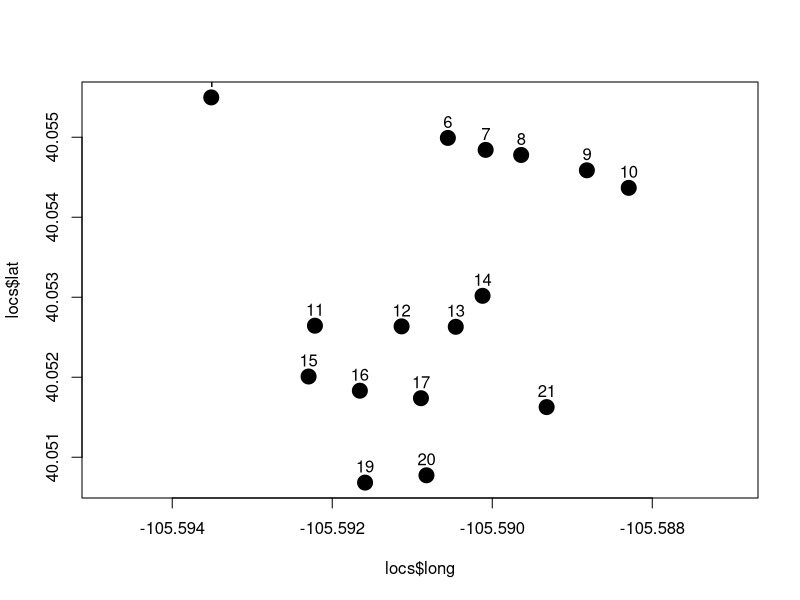
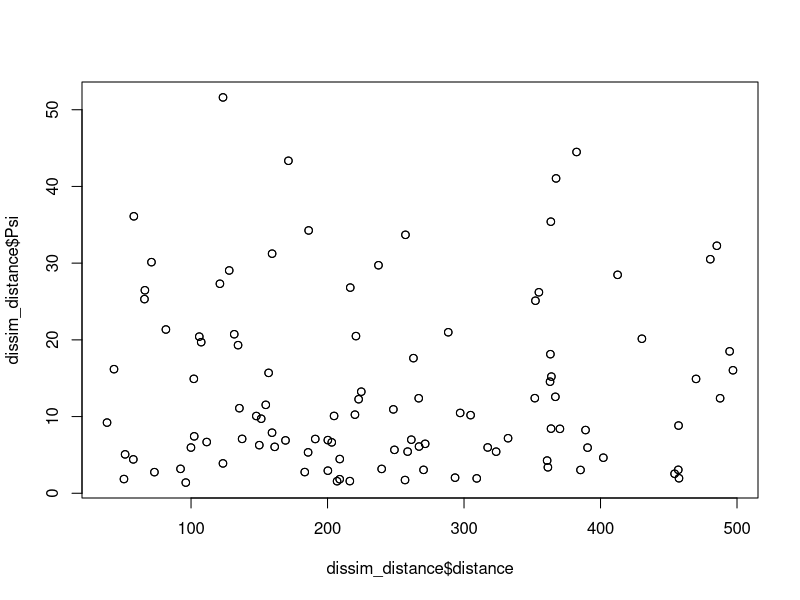
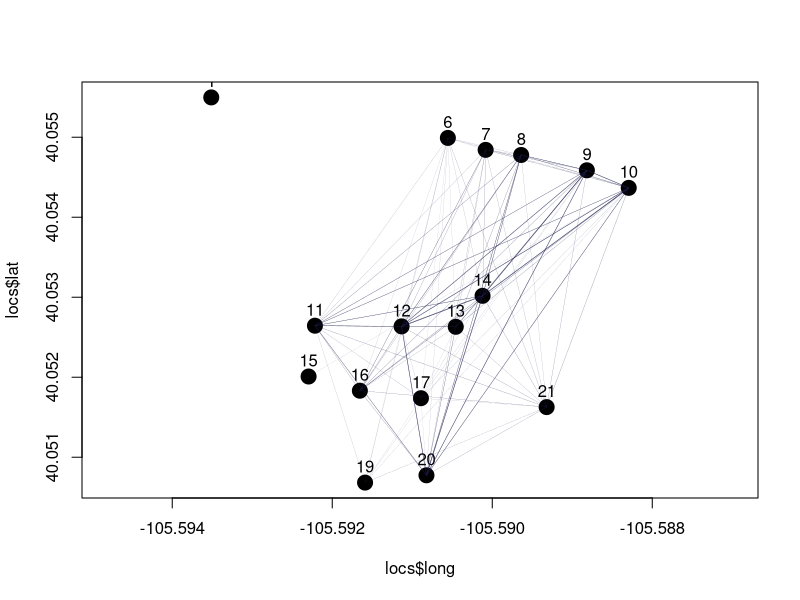

These figures' R source, in order:
## read in the geo data and the pairwise dissimilarity 
locs = read.csv("data/06.29.2020.sensorlocations.csv")
dissim = read.csv("data/06.28.20.sennetdissimilarity.csv")

## plot the sensors
plot(locs$long, locs$lat, asp = 1, pch = 19, cex = 2)
text(locs$long, locs$lat, labels = locs$sensor, pos = 3)

##  lazy distance matrix
library(geosphere)
library(reshape2)
## distane matrix
distances_m = distm(as.matrix(locs[, 2:3]), as.matrix(locs[, 2:3]), fun = distHaversine)
## rename to sensors
row.names(distances_m) = unique(locs$sensor)
colnames(distances_m) = unique(locs$sensor)
distances_m

## make a data frame
distances_melted = melt(distances_m)
colnames(distances_melted) = c("first.sensor", "second.sensor", "distance")
dissim_distance = merge(dissim, distances_melted) ## run to here if you want this data. might be useful. 
#write.csv(dissim_distance, "data/06.29.20.sensordissimilarity_wdistance.csv, rownames.false")

##  anything here? , no
plot(dissim_distance$Psi ~ dissim_distance$distance)

# plot the senors again
plot(locs$long, locs$lat, asp = 1, pch = 19, cex = 2)
text(locs$long, locs$lat, labels = locs$sensor, pos = 3)

# plot lines with widths of the *inverse* of dissimilarity bigger is more similar. 
for(i in 1:nrow(dissim_distance)){
  lines(x = c(locs[locs$sensor %in% dissim_distance$first.sensor[i], "long"], locs[locs$sensor %in% dissim_distance$second.sensor[i], "long"]),
        y = c(locs[locs$sensor %in% dissim_distance$first.sensor[i], "lat"], locs[locs$sensor %in% dissim_distance$second.sensor[i], "lat"]),
        lwd = 1/dissim_distance$Psi[i], col = rgb(0.1, 0.1, 0.3, 0.5))
}
